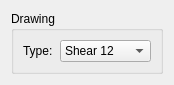
<?xml version="1.0" encoding="UTF-8"?>
<ui version="4.0">
 <class>Drawing</class>
 <widget class="QDialog" name="Drawing">
  <property name="geometry">
   <rect>
    <x>0</x>
    <y>0</y>
    <width>174</width>
    <height>78</height>
   </rect>
  </property>
  <property name="windowTitle">
   <string>Drawing</string>
  </property>
  <layout class="QGridLayout" name="gridLayout">
   <item row="0" column="0">
    <widget class="QGroupBox" name="group">
     <property name="title">
      <string>Drawing</string>
     </property>
     <layout class="QGridLayout" name="gridLayout_2">
      <item row="0" column="0">
       <widget class="QLabel" name="label_type">
        <property name="text">
         <string>Type:</string>
        </property>
       </widget>
      </item>
      <item row="0" column="1">
       <widget class="QComboBox" name="combo_type">
        <item>
         <property name="text">
          <string>Shear 12</string>
         </property>
        </item>
        <item>
         <property name="text">
          <string>Shear 13</string>
         </property>
        </item>
        <item>
         <property name="text">
          <string>Shear 23</string>
         </property>
        </item>
        <item>
         <property name="text">
          <string>Moment 11</string>
         </property>
        </item>
        <item>
         <property name="text">
          <string>Moment 22</string>
         </property>
        </item>
        <item>
         <property name="text">
          <string>Moment 12</string>
         </property>
        </item>
       </widget>
      </item>
     </layout>
    </widget>
   </item>
  </layout>
 </widget>
 <resources/>
 <connections/>
</ui>
